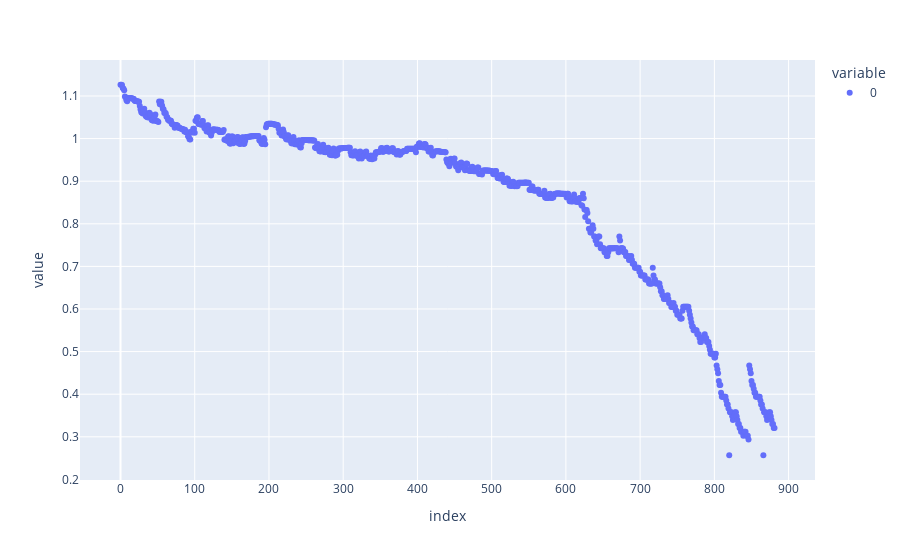

Here is the notebook cell this chart was saved with:
### Code cell
# for CS2_35
capacity_data = pd.read_csv("./datasets/CALCE/CS2_35.csv")["capacity"].to_list()
capacity_data
px.scatter(capacity_data)

### Figure 1 — Plotly figure (JSON) as saved in the notebook; plotly's stock layout.template omitted (floating-point values rounded to 4 significant figures; data arrays with more than 128 entries replaced by an {"elided": "..."} marker saying what was removed)
{"data": [{"hovertemplate": "variable=0<br>index=%{x}<br>value=%{y}<extra></extra>", "legendgroup": "0", "marker": {"color": "#636efa", "symbol": "circle"}, "mode": "markers", "name": "0", "orientation": "v", "showlegend": true, "type": "scatter", "x": {"elided": "882 int values"}, "xaxis": "x", "y": {"elided": "882 float values"}, "yaxis": "y"}], "layout": {"legend": {"title": {"text": "variable"}, "tracegroupgap": 0}, "margin": {"t": 60}, "xaxis": {"anchor": "y", "domain": [0, 1], "title": {"text": "index"}}, "yaxis": {"anchor": "x", "domain": [0, 1], "title": {"text": "value"}}}}
